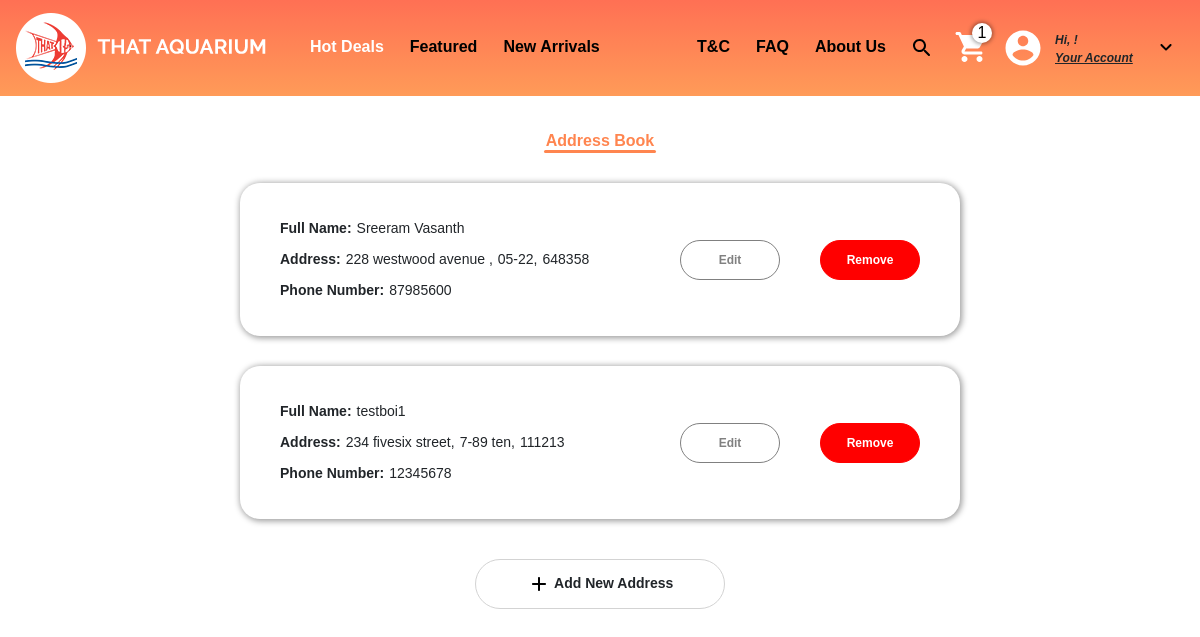
/address/ (signed in), run on an earlier commit of the app's database.
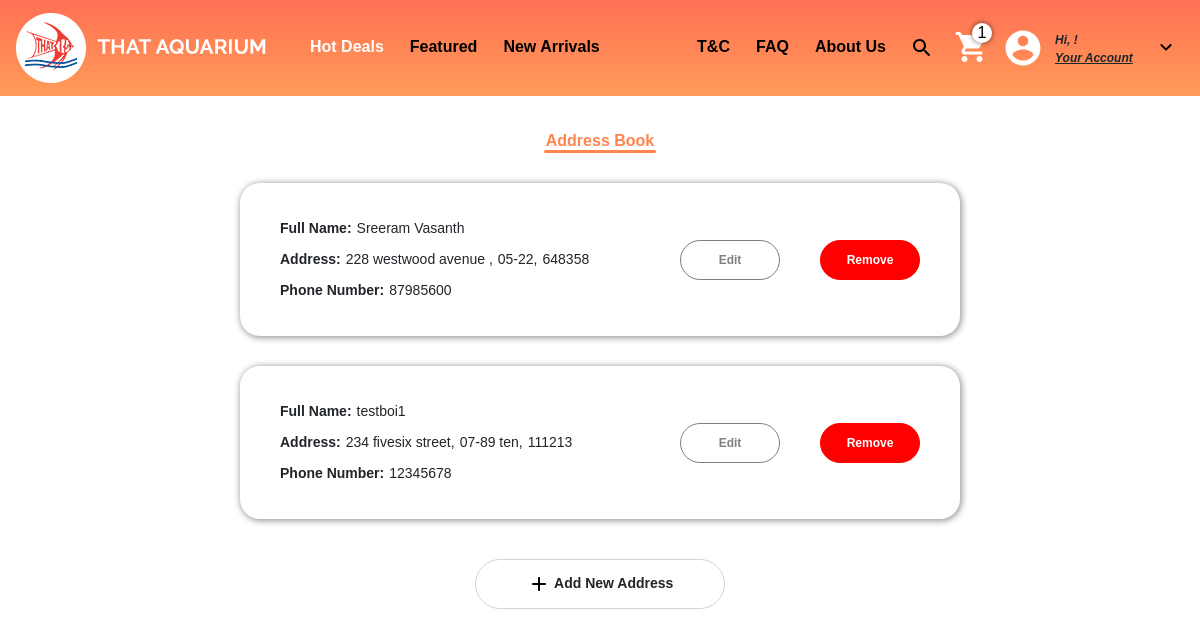
And on a later commit of the database.
### store/models.py (models this page shows)
class Address(models.Model):
    customer = models.ForeignKey(User, on_delete=models.SET_NULL,null=True)
    fullname = models.CharField(max_length=150,null=True)
    phone = models.IntegerField(null=True)
    address1 = models.CharField(max_length=200,null=True)
    address2 = models.CharField(max_length=200,null=True)
    postcode = models.IntegerField(null=True)
    def __str__(self):
        return self.id.__str__()

### store/views.py (the view)
# urls.py: path('address/', views.address, name="address"),
@login_required(login_url="login")
def address(request):
    cartItem = cartItemData(request)
    addresses = addressData(request)
    context = {"cartItems": cartItem,"addresses":addresses}
    return render(request,'home_page/address.html',context)

### store/models.py (called while the page is built)
    @property
    def get_cart_items(self):
        orderitem = self.orderitem_set.all()
        total = sum([item.quantity for item in orderitem])
        return total

### store/utils.py (called while the page is built)
def cartItemData(request):
    if request.user.is_authenticated:
        customer = request.user
        order, created = Order.objects.get_or_create(customer=customer)
        cartItem = order.get_cart_items
    else:
        cartItem,items = CookieCart(request)
    return cartItem

def addressData(request):
    if request.user.is_authenticated:
        customer = request.user
        address = customer.address_set.all()
        print(address)
    return address

### store/templates/home_page/address.html (shortened to what this page needs)
{% extends 'home_page/main.html' %}
{% load static %}
{% block content %}
    <link href = "{% static 'css/address.css' %}" type = "text/css" rel="stylesheet">
    <link href = "{% static 'css/cart.css' %}" type = "text/css" rel="stylesheet">
    <h6 class = "address-header">
        Address Book
        <div class = "address-header-underline"></div>
    </h6>
    <div class = "addresses-list">
        {% for address in addresses %}
            <div class = "address-item">
                <div class = "details">
                    <div class = "details-specific details-specific-1">
                        <p class = "details-text details-name"><b>Full Name:</b></p>
                        <p class = "details-text details-name-value">{{ address.fullname }}</p>
                    </div>
                    <div class = "details-specific details-specific-2">
                        <p class = "details-text details-address"><b>Address:</b></p>
                        <p class = "details-text details-address-value-1">{{ address.address1 }},</p>
                        <p class = "details-text details-address-value-2">{{ address.address2 }},</p>
                        <p class = "details-text details-address-value-3">{{ address.postcode }}</p>
                    </div>
                    <div class = "details-specific details-specific-3">
                        <p class = "details-text details-number"><b>Phone Number:</b></p>
                        <p class = "details-text details-number-value">{{ address.phone }}</p>
                    </div>
                </div>
                <div class = "edit" data-id={{ address.id }}>Edit</div>
                <div class = "remove" data-id={{ address.id }}>Remove</div>
            </div>
        {% endfor %}
    </div>
    <div class = "new-address">
        <div>
            <img src = "{% static 'images/Shared/add-24px.svg' %}">
            Add New Address
        </div>
    </div>
{% endblock content %}

What changed in the data, as far as the page shows it:
changed Address "testboi1": address2 "7-89 ten" → "07-89 ten"
